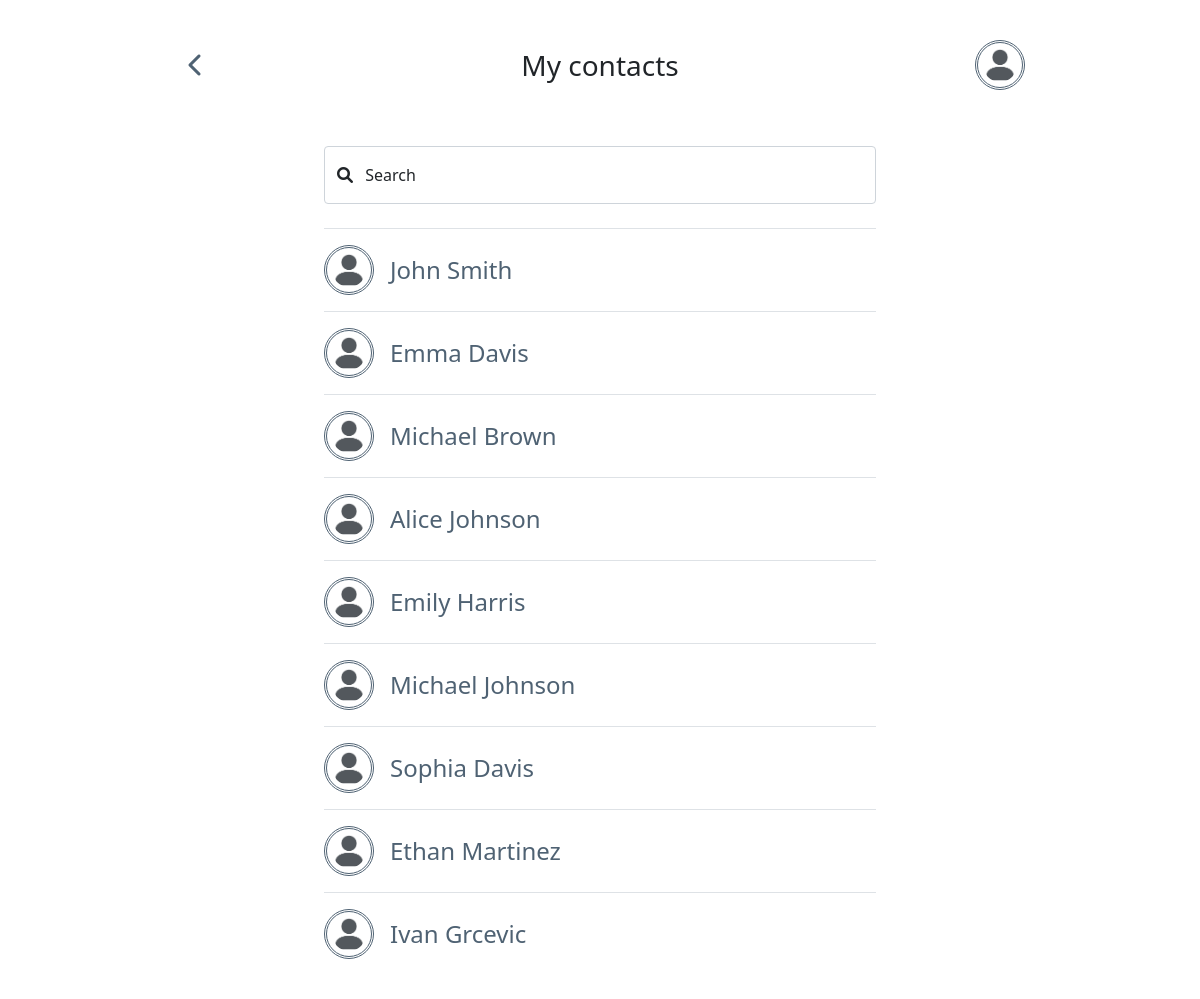
Page /contact-list/1 (signed in) on the committed database.
### tables this page shows
CREATE TABLE lists (
    id INTEGER PRIMARY KEY,
    list_name TEXT NOT NULL,
    user_id INTEGER NOT NULL,
    FOREIGN KEY (user_id) REFERENCES users (id)
);

CREATE TABLE profiles (
    id INTEGER PRIMARY KEY,
    profile_name TEXT NOT NULL,
    first_name TEXT,
    last_name TEXT,
    number TEXT,
    address TEXT,
    email TEXT,
    image TEXT,
    user_id INTEGER NOT NULL,
    FOREIGN KEY (user_id) REFERENCES users (id)
);

CREATE TABLE lists_profiles (
    profile_id INTEGER NOT NULL,
    list_id INTEGER NOT NULL,
    FOREIGN KEY (profile_id) REFERENCES profiles (id),
    FOREIGN KEY (list_id) REFERENCES lists (id)
);

### app.py (the view)
@app.route("/contact-list/<int:list_id>", methods=["GET", "POST"])
@login_required
def contact_list_route(list_id):
    return contact_list(list_id)

### app.py (called while the page is built)
@app.after_request
def after_request(response):
    response.headers["Cache-Control"] = "no-cache, no-store, must-revalidate"
    response.headers["Expires"] = 0
    response.headers["Pragma"] = "no-cache"
    return response

### contact.py (called while the page is built)
def contact_list(list_id):
    list_id = int(list_id)
    profiles = db.execute("SELECT * FROM profiles JOIN lists_profiles AS lp ON lp.profile_id = profiles.id JOIN lists ON lp.list_id = lists.id WHERE lists.id = ?", list_id)
    lists = db.execute("SELECT * FROM lists WHERE id = ?", list_id)
    list_name = lists[0]["list_name"]
    if profiles:
        avatar = profiles[0]["image"]
    else:
        avatar = '/static/user-avatar.png'
    return render_template("contact-list.html", list_id=list_id, profiles=profiles, list_name=list_name, avatar=avatar)

### helpers.py (called while the page is built, shortened)
def login_required(f):
    @wraps(f)
    def decorated_function(*args, **kwargs):
        return f(*args, **kwargs)
    return decorated_function

### templates/contact-list.html (shortened to what this page needs)
{% extends "layout.html" %}
{% block nav %}
    <div class="container-fluid">
        <a href="/">
            <i class="fa-solid fa-chevron-left fa-xl me-2"></i>
        </a>
    </div>
    <div class="container-fluid">
        <p class="logo fs-3 p-0">{{ list_name }}</p>
    </div>
    <div class="container">
        <a href="/user-detail" class="user-icon"><img src="/{{ avatar }}" alt="avatar"></a>
    </div>
{% endblock %}
{% block main %}
    <section id="contact">
        <div class="container pb-2 px-4">
            <div class="form-floating mb-3">
                <input type="search" class="form-control" id="search" placeholder="Search">
                <label for="search">
                </label>
            </div>
        </div>
        <div class="container px-4">
            <div id="searchResults">
                {% for profile in profiles %}
                    <div class="d-flex justify-content-between border-top py-3">
                        <a href="/profile-detail/{{ profile.profile_id }}" class="d-flex w-100 align-items-center">
                            <div class="user-icon me-3">
                                <img src="/static/user-avatar.png" alt="User avatar" />
                            </div>
                            <div class="list-item-content">
                                <p class="m-0 fs-4">{{ profile.first_name }} {{ profile.last_name }}</p>
                            </div>
                        </a>
                    </div>
                {% endfor %}
            </div>
        </div>
    </section>
{% endblock %}

### static/styles.css (style rules this page uses)
nav div { align-self: center; }
.logo { width: 8em; margin: 20px auto; }
a, a:active, a:hover { text-decoration: none; color: #4F6273; }
.user-icon { width: 50px; height: 50px; }
.user-icon img { vertical-align: middle; width: 50px; height: 50px; border-radius: 50%; padding: 5px; border-style: double; }
@media (min-width: 768px) { section { width: 50%; margin: auto; } }

### rows in the picture
lists: list_name "My contacts"
profiles: image (picture)
lists_profiles: first_name "John", last_name "Smith"
lists_profiles: first_name "Emma", last_name "Davis"
lists_profiles: first_name "Michael", last_name "Brown"
lists_profiles: first_name "Alice", last_name "Johnson"
lists_profiles: first_name "Emily", last_name "Harris"
lists_profiles: first_name "Michael", last_name "Johnson"
lists_profiles: first_name "Sophia", last_name "Davis"
lists_profiles: first_name "Ethan", last_name "Martinez"
lists_profiles: first_name "Ivan", last_name "Grcevic"
